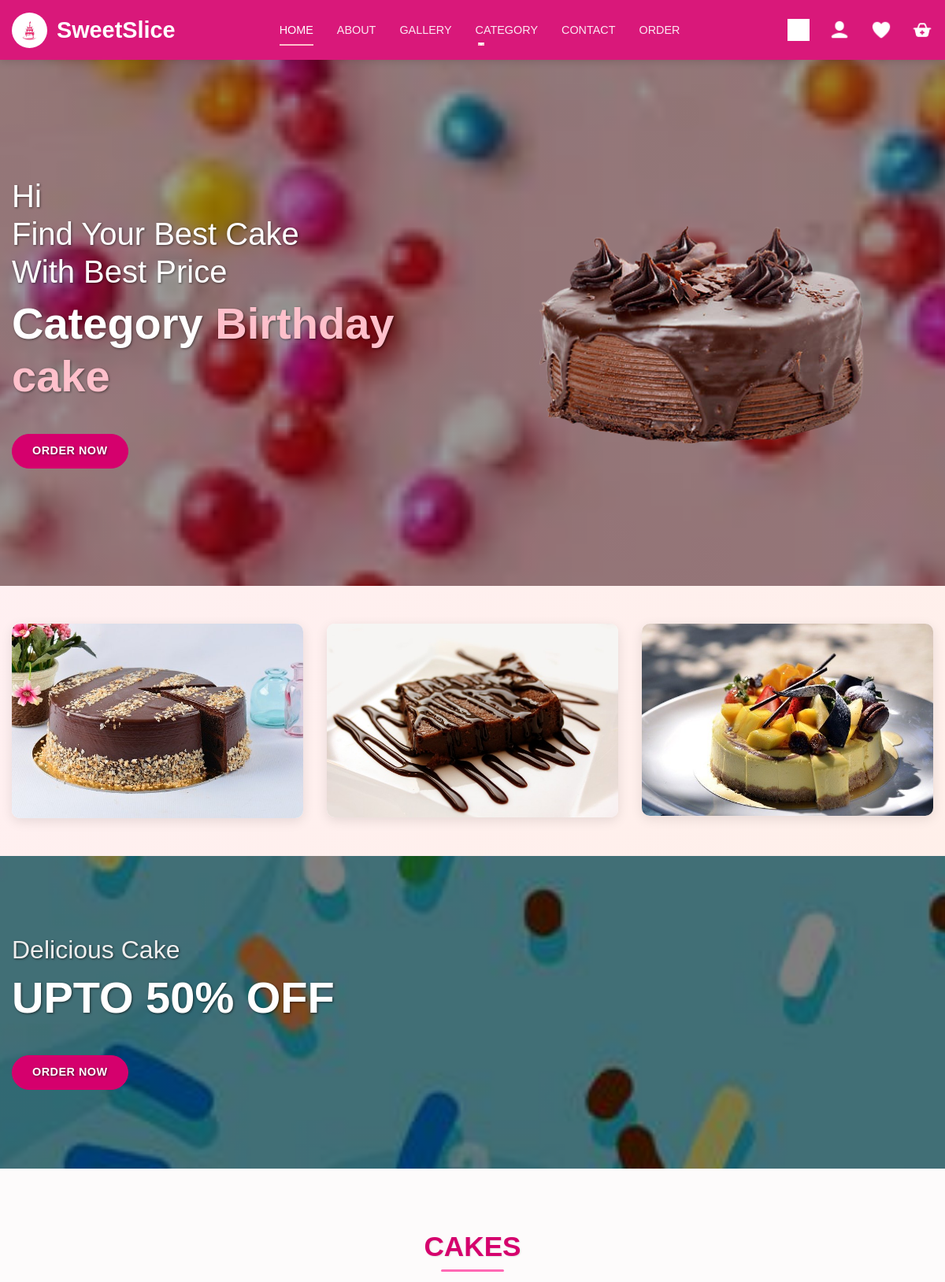
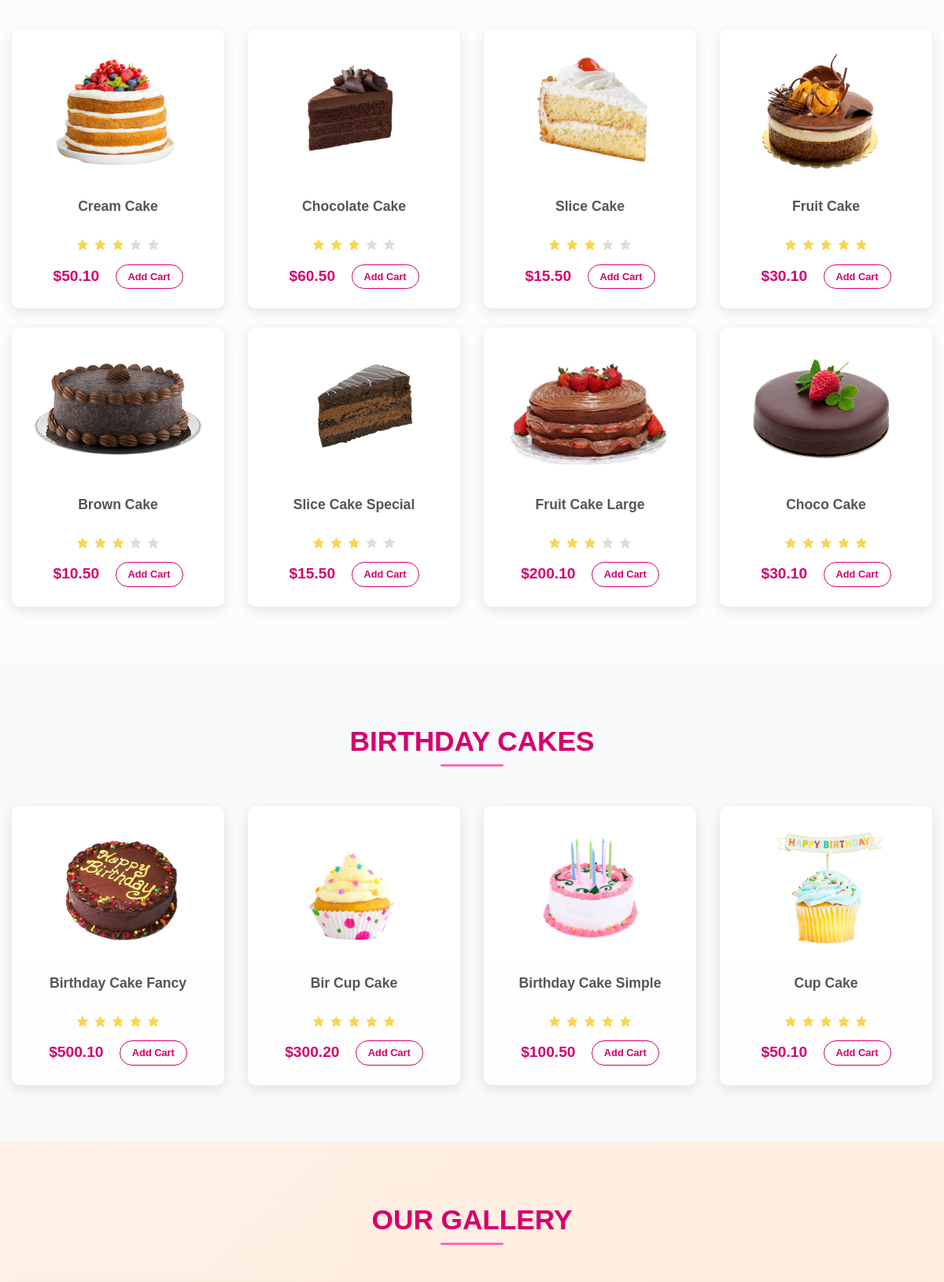
/php/index.php (upper part), run on the app's committed database (2 pictures, top to bottom).
### tables this page shows
CREATE TABLE products (
    id INTEGER PRIMARY KEY AUTOINCREMENT,
    name TEXT NOT NULL,
    price REAL NOT NULL,
    image TEXT NOT NULL, -- Store just the filename
    category TEXT,
    rating INTEGER DEFAULT 3 CHECK(rating >= 0 AND rating <= 5) -- Added constraint
);

### php/index.php (the view, shortened to what this page needs)
<?php
include 'includes/header.php';
$cake_products = [];
$birthday_products = [];
$db_error = null;
try {
    $pdo = get_db_connection();
    if ($pdo) {
        $stmt_cakes = $pdo->prepare("SELECT * FROM products WHERE category = 'Cakes' ORDER BY id LIMIT 8");
        $stmt_cakes->execute();
        $cake_products = $stmt_cakes->fetchAll();
        $stmt_birthday = $pdo->prepare("SELECT * FROM products WHERE category = 'Birthday' ORDER BY id LIMIT 4");
        $stmt_birthday->execute();
        $birthday_products = $stmt_birthday->fetchAll();
    } else {
         $db_error = "Database connection could not be established.";
    }
} catch (PDOException $e) {
    error_log("Database query error on index.php: " . $e->getMessage());
    $db_error = "Could not load some page data. Please try again later.";
}
?>
<section class="home-section">
    <div class="home-background">
        <div class="container content-container">
            <div class="row align-items-center">
                <div class="col-md-6 home-content">
                    <h3>Hi<br>Find Your Best Cake<br>With Best Price</h3>
                    <h2>Category <span class="changecontent"></span></h2>
                    <a href="order.php" class="btn btn-primary btn-order-now">Order Now</a>
                </div>
                <div class="col-md-6 home-image">
                    <img src="../images/background.png" alt="Delicious Cake Showcase" class="img-fluid">
                </div>
            </div>
        </div>
    </div>
</section>
<section class="top-cards-section py-5">
    <div class="container" id="box">
        <div class="row">
            <div class="col-md-4 py-3 py-md-0">
                <div class="card top-card">
                    <img src="../images/box1.jpg" alt="Special Offer 1" class="card-img-top">
                </div>
            </div>
            <div class="col-md-4 py-3 py-md-0">
                <div class="card top-card">
                    <img src="../images/box2.jpg" alt="Special Offer 2" class="card-img-top">
                </div>
            </div>
            <div class="col-md-4 py-3 py-md-0">
                <div class="card top-card">
                    <img src="../images/box3.jpg" alt="Special Offer 3" class="card-img-top">
                </div>
            </div>
        </div>
    </div>
</section>
<section class="banner-section">
    <div class="banner-background">
        <div class="container">
             <div class="row align-items-center">
                 <div class="col-md-6 banner-content">
                     <h3>Delicious Cake</h3>
                     <h2>UPTO 50% OFF</h2>
                     <div id="btnorder"><a href="order.php" class="btn btn-primary btn-order-banner">Order Now</a></div>
                 </div>
                 <div class="col-md-6 banner-image">
                 </div>
            </div>
        </div>
    </div>
</section>
<section id="product-cards" class="product-section py-5">
    <div class="container">
        <h1 class="section-title">CAKES</h1>
        <div class="row mt-4">
            <?php if (!empty($cake_products)): ?>
                <?php foreach ($cake_products as $product): ?>
                <div class="col-lg-3 col-md-4 col-sm-6 mb-4">
                    <div class="card product-card h-100">
                        <img src="../images/<?php echo htmlspecialchars($product['image'], ENT_QUOTES); ?>" class="card-img-top product-image" alt="<?php echo htmlspecialchars($product['name']); ?>">
                        <div class="card-body text-center">
                            <h5 class="card-title product-name"><?php echo htmlspecialchars($product['name']); ?></h5>
                            <div class="star-rating">
                                <?php for ($i = 0; $i < 5; $i++): ?>
                                    <i class="bx bxs-star <?php echo ($product['rating'] > $i) ? 'checked' : ''; ?>"></i>
                                <?php endfor; ?>
                            </div>
                            <h6 class="product-price">$<?php echo number_format($product['price'], 2); ?>
                                <span><button class="btn btn-outline-primary btn-sm btn-add-cart-alt" onclick="addToCart(<?php echo $product['id']; ?>, '<?php echo htmlspecialchars(addslashes($product['name']), ENT_QUOTES); ?>', <?php echo $product['price']; ?>, '../images/<?php echo htmlspecialchars($product['image'], ENT_QUOTES); ?>')">Add Cart</button></span>
                            </h6>
                        </div>
                    </div>
                </div>
                <?php endforeach; ?>
             <?php elseif(!$db_error):  ?>
                <p class="col-12 text-center">No cakes available at the moment.</p>
            <?php endif; ?>
        </div>
    </div>
</section>
<section id="birthday-cakes" class="product-section py-5 bg-light">
    <div class="container">
        <h1 class="section-title">BIRTHDAY CAKES</h1>
        <div class="row mt-4">
             <?php if (!empty($birthday_products)): ?>
                <?php foreach ($birthday_products as $product): ?>
                <div class="col-lg-3 col-md-4 col-sm-6 mb-4">
                    <div class="card product-card h-100">
                        <img src="../images/<?php echo htmlspecialchars($product['image'], ENT_QUOTES); ?>" class="card-img-top product-image" alt="<?php echo htmlspecialchars($product['name']); ?>">
                        <div class="card-body text-center">
                            <h5 class="card-title product-name"><?php echo htmlspecialchars($product['name']); ?></h5>
                            <div class="star-rating">
                                <?php for ($i = 0; $i < 5; $i++): ?>
                                    <i class="bx bxs-star <?php echo ($product['rating'] > $i) ? 'checked' : ''; ?>"></i>
                                <?php endfor; ?>
                            </div>
                            <h6 class="product-price">$<?php echo number_format($product['price'], 2); ?>
                                <span><button class="btn btn-outline-primary btn-sm btn-add-cart-alt" onclick="addToCart(<?php echo $product['id']; ?>, '<?php echo htmlspecialchars(addslashes($product['name']), ENT_QUOTES); ?>', <?php echo $product['price']; ?>, '../images/<?php echo htmlspecialchars($product['image'], ENT_QUOTES); ?>')">Add Cart</button></span>
                            </h6>
                        </div>
                    </div>
                </div>
                <?php endforeach; ?>
            <?php elseif(!$db_error):  ?>
                 <p class="col-12 text-center">No birthday cakes available at the moment.</p>
             <?php endif; ?>
        </div>
    </div>
</section>
<section id="gallery-index" class="gallery-section py-5">
    <div class="container">
        <h1 class="section-title">OUR GALLERY</h1>
    </div>
</section>
<?php include 'includes/footer.php'; ?>

### php/includes/header.php (shortened to what this page needs)
<?php
$currentPage = basename($_SERVER['PHP_SELF'], '.php');
?>
<!DOCTYPE html>
<html lang="en">
<head>
    <?php if (in_array($currentPage, ['index', 'cart', 'login', 'signup', 'order'])): ?>
        <?php if ($currentPage == 'cart'): ?>
             <link rel="stylesheet" href="https://cdn.jsdelivr.net/npm/bootstrap@5.3.2/dist/css/bootstrap.min.css">
        <?php else: ?>
            <link rel="stylesheet" href="https://cdn.jsdelivr.net/npm/bootstrap@4.0.0/dist/css/bootstrap.min.css">
        <?php endif; ?>
    <?php endif; ?>
    <link rel="stylesheet" href="https://cdnjs.cloudflare.com/ajax/libs/font-awesome/6.0.0/css/all.min.css">
     <?php if ($currentPage == 'index'): ?>
        <link href='https://unpkg.com/boxicons@2.1.4/css/boxicons.min.css' rel='stylesheet'>
     <?php endif; ?>
    <link rel="stylesheet" href="../css/style.css">
</head>
<body>
<nav class="navbar navbar-expand-md sweet-navbar" id="navbar">
    <div class="container-fluid">
        <a class="navbar-brand" href="index.php" id="logo">
            <img src="../images/logo.jpg" alt="Logo" class="logo-img"> SweetSlice
        </a>
        <div class="collapse navbar-collapse justify-content-center" id="collapsibleNavbar">
            <ul class="navbar-nav">
                <li class="nav-item <?php echo ($currentPage == 'index') ? 'active' : ''; ?>">
                    <a class="nav-link" href="index.php">Home</a>
                </li>
                <li class="nav-item <?php echo ($currentPage == 'about') ? 'active' : ''; ?>">
                    <a class="nav-link" href="about.php">About</a>
                </li>
                 <li class="nav-item <?php echo ($currentPage == 'gallery') ? 'active' : ''; ?>">
                    <a class="nav-link" href="gallery.php">Gallery</a>
                </li>
                <li class="nav-item dropdown">
                    <a href="#" class="nav-link dropdown-toggle" id="navbardrop" data-toggle="dropdown" aria-haspopup="true" aria-expanded="false">
                        Category
                    </a>
                </li>
                <li class="nav-item <?php echo ($currentPage == 'contact') ? 'active' : ''; ?>">
                    <a class="nav-link" href="contact.php">Contact</a>
                </li>
                 <li class="nav-item <?php echo ($currentPage == 'order') ? 'active' : ''; ?>">
                    <a class="nav-link" href="order.php">Order</a>
                </li>
            </ul>
        </div>
        <div class="navbar-icons ml-auto">
            <a href="cart.php" title="Shopping Cart"><img src="../images/cart.jpg" alt="Cart"></a>
            <a href="login.php" title="Login/User"><img src="../images/user.png" alt="User"></a>
             <a href="#" title="Wishlist"><img src="../images/heart.png" alt="Wishlist"></a>
              <a href="cart.php" title="Add to Cart Action"><img src="../images/add.png" alt="Add"></a>
        </div>
    </div>
</nav>
<main class="main-content">

### php/includes/footer.php (shortened to what this page needs)
</main>
</body>
</html>

### data on the page
products: image (picture), name "Cream Cake", rating 3 (drawn), price "50.10"
products: image (picture), name "Chocolate Cake", rating 3 (drawn), price "60.50"
products: image (picture), name "Slice Cake", rating 3 (drawn), price "15.50"
products: image (picture), name "Fruit Cake", rating 5 (drawn), price "30.10"
products: image (picture), name "Brown Cake", rating 3 (drawn), price "10.50"
products: image (picture), name "Slice Cake Special", rating 3 (drawn), price "15.50"
products: image (picture), name "Fruit Cake Large", rating 3 (drawn), price "200.10"
products: image (picture), name "Choco Cake", rating 5 (drawn), price "30.10"
products: image (picture), name "Birthday Cake Fancy", rating 5 (drawn), price "500.10"
products: image (picture), name "Bir Cup Cake", rating 5 (drawn), price "300.20"
products: image (picture), name "Birthday Cake Simple", rating 5 (drawn), price "100.50"
products: image (picture), name "Cup Cake", rating 5 (drawn), price "50.10"
